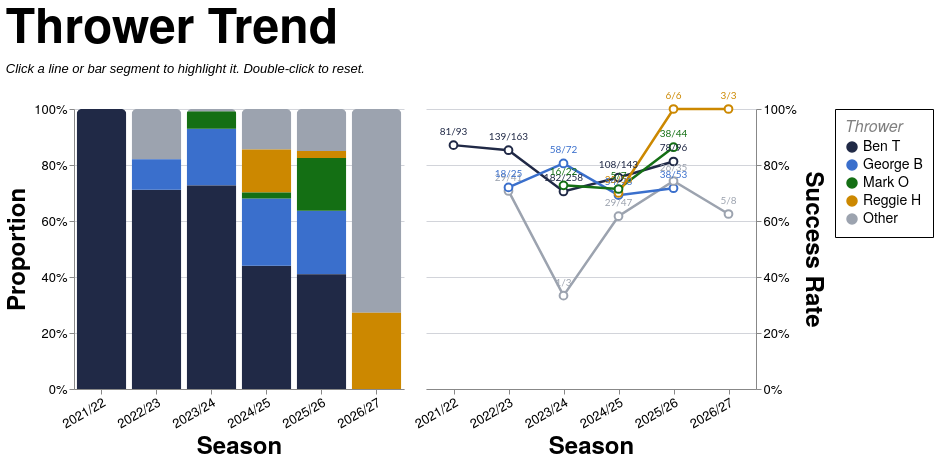

This figure's Vega-Lite source:
### Vega-Lite specification from a JSON file in a GitHub repository (floating-point values rounded to 4 significant figures; data arrays with more than 128 entries replaced by an {"elided": "..."} marker saying what was removed)
{"config": {"axis": {"labelFont": "PT Sans Narrow, Helvetica Neue, Helvetica, Arial, sans-serif", "titleFont": "PT Sans Narrow, Helvetica Neue, Helvetica, Arial, sans-serif", "labelFontSize": 13, "titleFontSize": 24, "gridColor": "#202947", "gridOpacity": 0.2, "zindex": 1}, "text": {"font": "Lato, sans-serif"}, "bar": {"cornerRadiusEnd": 5}, "header": {"labelFont": "PT Sans Narrow, Helvetica Neue, Helvetica, Arial, sans-serif", "titleFont": "PT Sans Narrow, Helvetica Neue, Helvetica, Arial, sans-serif", "labelFontSize": 24, "titleFontSize": 28, "labelFontWeight": "bold", "orient": "left"}, "legend": {"labelFont": "PT Sans Narrow, Helvetica Neue, Helvetica, Arial, sans-serif", "titleFont": "PT Sans Narrow, Helvetica Neue, Helvetica, Arial, sans-serif", "labelFontSize": 14, "titleFontSize": 16, "titlePadding": 5, "fillColor": "white", "strokeColor": "black", "padding": 10, "titleFontWeight": "lighter", "titleFontStyle": "italic", "titleColor": "gray", "offset": 10}, "title": {"font": "PT Sans Narrow, Helvetica Neue, Helvetica, Arial, sans-serif", "fontSize": 48, "fontWeight": "bold", "anchor": "start", "align": "center", "titlePadding": 20, "subtitlePadding": 10, "subtitleFontSize": 13, "subtitleColor": "", "subtitleFontStyle": "italic", "offset": 15, "color": "black"}, "axisX": {"labelAngle": 0}, "facet": {"title": null, "header": null, "align": {"row": "each", "column": "each"}, "spacing": 10}, "resolve": {"scale": {"y": "independent", "facet": "independent"}}, "background": "transparent", "scale": {"offsetBandPaddingOuter": 0.2, "offsetBandPaddingInner": 0.1}, "view": {"stroke": null, "background": "transparent"}}, "hconcat": [{"mark": {"type": "bar", "opacity": 0.85}, "encoding": {"color": {"field": "thrower_tier", "scale": {"domain": ["Ben T", "George B", "Mark O", "Reggie H", "Other"], "range": ["#202946", "#3a6fcc", "#146f14", "#cc8800", "#9ca3af"]}, "title": "Thrower", "type": "nominal"}, "opacity": {"condition": {"param": "param_13", "value": 1.0, "empty": true}, "value": 0.2}, "order": {"field": "tier_sort_order", "sort": "ascending", "type": "quantitative"}, "tooltip": [{"field": "season", "title": "Season", "type": "nominal"}, {"field": "thrower_tier_name", "title": "Thrower", "type": "nominal"}, {"field": "attempts", "format": ",.0f", "title": "Attempts", "type": "quantitative"}, {"field": "won", "format": ",.0f", "title": "Won", "type": "quantitative"}, {"field": "success_rate", "format": ".1%", "title": "Success Rate", "type": "quantitative"}], "x": {"axis": {"labelAngle": -30}, "field": "season", "sort": ["2021/22", "2022/23", "2023/24", "2024/25", "2025/26", "2026/27"], "title": "Season", "type": "nominal"}, "y": {"axis": {"format": "%", "orient": "left"}, "field": "attempts", "stack": "normalize", "title": "Proportion", "type": "quantitative"}}, "height": 280, "name": "view_14", "transform": [{"filter": "(loSquad == 'All' || datum.squad == loSquad) && (loGameType == 'All' || (loGameType == 'League + Cup' && (datum.game_type == 'League' || datum.game_type == 'Cup')) || (loGameType == 'League only' && datum.game_type == 'League') || datum.game_type == loGameType) && (loJumper == 'All' || datum.jumper == loJumper) && (loArea == 'All' || datum.area == loArea) && (loNumbers == 'All' || datum.numbers == loNumbers)"}, {"aggregate": [{"op": "count", "as": "attempts"}, {"op": "sum", "field": "won", "as": "won"}], "groupby": ["season", "thrower_tier", "thrower_tier_name"]}, {"joinaggregate": [{"op": "sum", "field": "attempts", "as": "season_attempts"}], "groupby": ["season"]}, {"calculate": "datum.attempts / datum.season_attempts", "as": "norm_count"}, {"calculate": "datum.won / datum.attempts", "as": "success_rate"}, {"calculate": "datum.won + '/' + datum.attempts", "as": "won_attempts_label"}, {"calculate": "datum.thrower_tier == 'Ben T' ? 0 : datum.thrower_tier == 'George B' ? 1 : datum.thrower_tier == 'Mark O' ? 2 : datum.thrower_tier == 'Reggie H' ? 3 : 999", "as": "tier_sort_order"}], "width": {"step": 55}}, {"layer": [{"mark": {"type": "line", "point": {"fill": "white", "filled": false, "size": 60}, "strokeWidth": 2.5}, "encoding": {"color": {"field": "thrower_tier", "scale": {"domain": ["Ben T", "George B", "Mark O", "Reggie H", "Other"], "range": ["#202946", "#3a6fcc", "#146f14", "#cc8800", "#9ca3af"]}, "title": "Thrower", "type": "nominal"}, "detail": {"field": "thrower_tier", "type": "nominal"}, "opacity": {"condition": {"param": "param_13", "value": 1.0, "empty": true}, "value": 0.2}, "tooltip": [{"field": "season", "title": "Season", "type": "nominal"}, {"field": "thrower_tier_name", "title": "Thrower", "type": "nominal"}, {"field": "attempts", "format": ",.0f", "title": "Attempts", "type": "quantitative"}, {"field": "won", "format": ",.0f", "title": "Won", "type": "quantitative"}, {"field": "success_rate", "format": ".1%", "title": "Success Rate", "type": "quantitative"}], "x": {"axis": {"labelAngle": -30}, "field": "season", "sort": ["2021/22", "2022/23", "2023/24", "2024/25", "2025/26", "2026/27"], "title": "Season", "type": "nominal"}, "y": {"axis": {"format": "%", "orient": "right"}, "field": "success_rate", "scale": {"domainMax": 1, "nice": true}, "title": "Success Rate", "type": "quantitative"}}, "name": "view_13", "transform": [{"filter": "(loSquad == 'All' || datum.squad == loSquad) && (loGameType == 'All' || (loGameType == 'League + Cup' && (datum.game_type == 'League' || datum.game_type == 'Cup')) || (loGameType == 'League only' && datum.game_type == 'League') || datum.game_type == loGameType) && (loJumper == 'All' || datum.jumper == loJumper) && (loArea == 'All' || datum.area == loArea) && (loNumbers == 'All' || datum.numbers == loNumbers)"}, {"aggregate": [{"op": "count", "as": "attempts"}, {"op": "sum", "field": "won", "as": "won"}], "groupby": ["season", "thrower_tier", "thrower_tier_name"]}, {"joinaggregate": [{"op": "sum", "field": "attempts", "as": "season_attempts"}], "groupby": ["season"]}, {"calculate": "datum.attempts / datum.season_attempts", "as": "norm_count"}, {"calculate": "datum.won / datum.attempts", "as": "success_rate"}, {"calculate": "datum.won + '/' + datum.attempts", "as": "won_attempts_label"}, {"calculate": "datum.thrower_tier == 'Ben T' ? 0 : datum.thrower_tier == 'George B' ? 1 : datum.thrower_tier == 'Mark O' ? 2 : datum.thrower_tier == 'Reggie H' ? 3 : 999", "as": "tier_sort_order"}]}, {"mark": {"type": "text", "align": "center", "baseline": "bottom", "dy": -8, "fontSize": 10}, "encoding": {"color": {"field": "thrower_tier", "scale": {"domain": ["Ben T", "George B", "Mark O", "Reggie H", "Other"], "range": ["#202946", "#3a6fcc", "#146f14", "#cc8800", "#9ca3af"]}, "title": "Thrower", "type": "nominal"}, "detail": {"field": "thrower_tier", "type": "nominal"}, "opacity": {"condition": {"param": "param_13", "value": 1.0, "empty": true}, "value": 0.2}, "text": {"field": "won_attempts_label", "type": "nominal"}, "x": {"axis": {"labelAngle": -30}, "field": "season", "sort": ["2021/22", "2022/23", "2023/24", "2024/25", "2025/26", "2026/27"], "title": "Season", "type": "nominal"}, "y": {"axis": {"format": "%", "orient": "right"}, "field": "success_rate", "scale": {"domainMax": 1, "nice": true}, "title": "Success Rate", "type": "quantitative"}}, "transform": [{"filter": "(loSquad == 'All' || datum.squad == loSquad) && (loGameType == 'All' || (loGameType == 'League + Cup' && (datum.game_type == 'League' || datum.game_type == 'Cup')) || (loGameType == 'League only' && datum.game_type == 'League') || datum.game_type == loGameType) && (loJumper == 'All' || datum.jumper == loJumper) && (loArea == 'All' || datum.area == loArea) && (loNumbers == 'All' || datum.numbers == loNumbers)"}, {"aggregate": [{"op": "count", "as": "attempts"}, {"op": "sum", "field": "won", "as": "won"}], "groupby": ["season", "thrower_tier", "thrower_tier_name"]}, {"joinaggregate": [{"op": "sum", "field": "attempts", "as": "season_attempts"}], "groupby": ["season"]}, {"calculate": "datum.attempts / datum.season_attempts", "as": "norm_count"}, {"calculate": "datum.won / datum.attempts", "as": "success_rate"}, {"calculate": "datum.won + '/' + datum.attempts", "as": "won_attempts_label"}, {"calculate": "datum.thrower_tier == 'Ben T' ? 0 : datum.thrower_tier == 'George B' ? 1 : datum.thrower_tier == 'Mark O' ? 2 : datum.thrower_tier == 'Reggie H' ? 3 : 999", "as": "tier_sort_order"}]}], "height": 280, "width": {"step": 55}}], "data": {"name": "data-44518c76d2e484ee41b069d1a55a05a5"}, "params": [{"name": "loSquad", "value": "All"}, {"name": "loSeason", "value": "All"}, {"name": "loGameType", "value": "All"}, {"name": "loThrower", "value": "All"}, {"name": "loJumper", "value": "All"}, {"name": "loArea", "value": "All"}, {"name": "loNumbers", "value": "All"}, {"name": "param_13", "select": {"type": "point", "clear": "dblclick", "fields": ["thrower_tier"], "on": "click"}, "views": ["view_14", "view_13"]}], "resolve": {"scale": {"color": "shared"}}, "spacing": 8, "title": {"text": "Thrower Trend", "subtitle": "Click a line or bar segment to highlight it. Double-click to reset."}, "$schema": "https://vega.github.io/schema/vega-lite/v5.20.1.json", "datasets": {"data-44518c76d2e484ee41b069d1a55a05a5": {"elided": "1247 records"}}}
